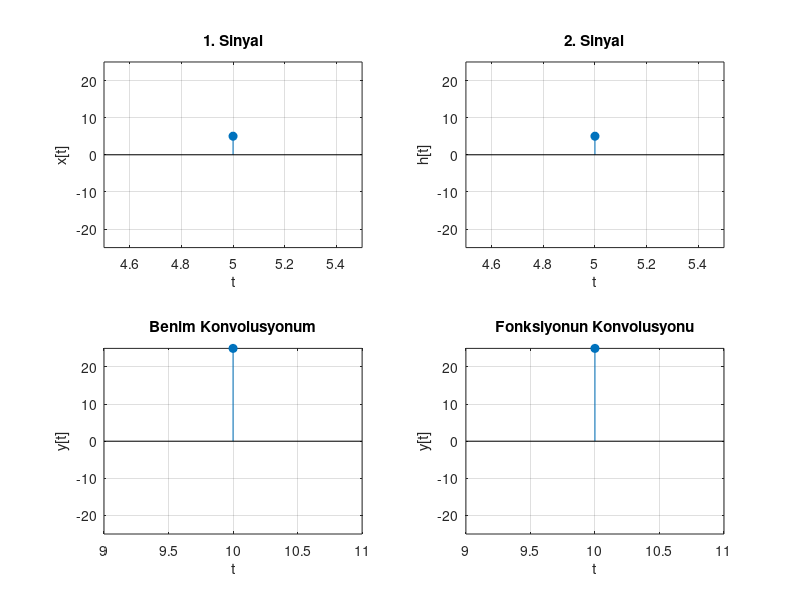

MATLAB code to generate this figure:
clc
clear all
close all

disp('- KONVOLUSYON HESABI -');
disp('(!) Baslangic noktalarini tam sayi olarak giriniz.');
disp('(!) Sinyalleri [. . .] seklinde giriniz.');
x_str = input('x[t] için t baslangic noktasi: ');
x = input('x[t] = '); % x[t]
h_str = input('h[t] için t baslangic noktasi: ');
h = input('h[t] = '); % h[t]

m = length(x); % x[t] değer sayısı
n = length(h); % h[t] değer sayısı
l = m+n-1; % y[t] değer sayısı
y_str = x_str + h_str; % y[t] başlangıç

% benim konvolüsyon kodum
y1 = zeros(1,l); % benim y[t] sinyalim
for i = 1:m % x[t]'nin değeri
    for j = 1:n % h[t]'nin iterasyonu
        %{
        her iterasyonda bir y[t] değerinin bir kısmı
        örneğin y[1]:
        x[2] h[1] iken y[1]'in bir kısmı ...
        x[1] h[2] iken y[1]'in diğer bir kısmı ...
        ve hepsinin üst üste eklenmesi.
        %}
        y1(i+j-1) = y1(i+j-1) + h(j)*x(i);
    end
end

% hazır konvolüsyon fonksiyonu
y2 = conv(x,h); % fonksiyonun y[t] sinyali

% sonuçları yazdırma
arr_all = [x h y1 y2];
max = max(abs(arr_all)); % grafik y değeri için maximum

subplot(221) % x[t] sinyali
stem(x_str:x_str+m-1, x, 'filled'),
set(gca,'xlim',[x_str x_str+l-1]), % x düzlemi aralığı
set(gca,'ylim',[-max max]), % y düzlemi aralığı
ylabel('x[t]'), xlabel('t'), grid on,
title('1. Sinyal');

subplot(222) % h[t] sinyali
stem(h_str:h_str+n-1, h, 'filled'),
set(gca,'xlim',[h_str h_str+l-1]),
set(gca,'ylim',[-max max]),
ylabel('h[t]'), xlabel('t'), grid on,
title('2. Sinyal');

subplot(223) % benim hesapladığım y[t] sinyali
stem(y_str:y_str+l-1, y1, 'filled'),
set(gca,'xlim',[y_str y_str+l-1]),
set(gca,'ylim',[-max max]),
ylabel('y[t]'), xlabel('t'), grid on,
title('Benim Konvolusyonum');

subplot(224) % fonksiyonun y[t] sinyali
stem(y_str:y_str+l-1, y2, 'filled'),
set(gca,'xlim',[y_str y_str+l-1]),
set(gca,'ylim',[-max max]),
ylabel('y[t]'), xlabel('t'), grid on,
title('Fonksiyonun Konvolusyonu');